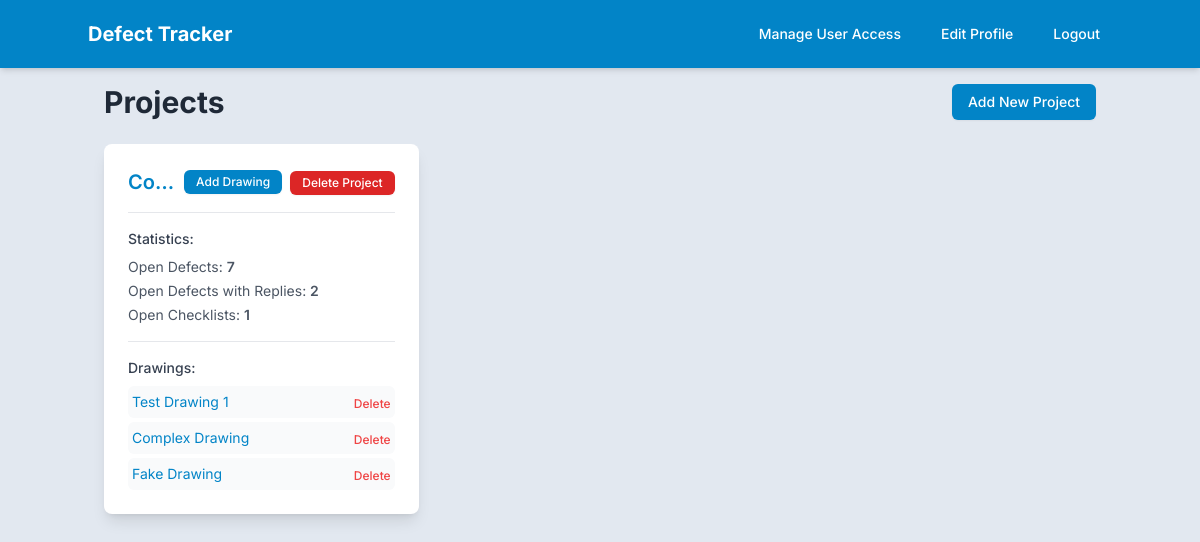
The page / (signed in) on the database its author committed.
### app.py (models this page shows)
class Project(db.Model):
    __tablename__ = 'projects'
    id = db.Column(db.Integer, primary_key=True)
    name = db.Column(db.String(255))
    defects = db.relationship('Defect', back_populates='project', cascade='all, delete-orphan')
    checklists = db.relationship('Checklist', back_populates='project', cascade='all, delete-orphan')
    accesses = db.relationship('ProjectAccess', back_populates='project', cascade='all, delete-orphan')
    drawings = db.relationship('Drawing', back_populates='project', cascade='all, delete-orphan')

class Drawing(db.Model):
    __tablename__ = 'drawings'
    id = db.Column(db.Integer, primary_key=True)
    project_id = db.Column(db.Integer, db.ForeignKey('projects.id'), nullable=False)
    name = db.Column(db.String(255), nullable=False)
    file_path = db.Column(db.String(255), nullable=False)
    created_at = db.Column(db.DateTime, default=datetime.now)
    project = db.relationship('Project', back_populates='drawings')
    markers = db.relationship('DefectMarker', back_populates='drawing', cascade='all, delete-orphan')

### app.py (the view)
@app.route('/')
@login_required
def index():
    project_ids = [access.project_id for access in current_user.projects]
    projects_query = Project.query.filter(Project.id.in_(project_ids))
    projects_data = []
    for project in projects_query.all():
        open_defects_count = Defect.query.filter_by(project_id=project.id, status='open').count()
        count_open_defects_with_other_user_reply = 0
        all_open_defects = Defect.query.filter_by(project_id=project.id, status='open').all()
        for defect in all_open_defects:
            last_comment = Comment.query.filter_by(defect_id=defect.id).order_by(Comment.created_at.desc()).first()
            if last_comment and last_comment.user_id != current_user.id:
                count_open_defects_with_other_user_reply += 1
        open_defects_with_reply_count = count_open_defects_with_other_user_reply
        open_checklists_count = Checklist.query.filter(
            Checklist.project_id == project.id,
            Checklist.items.any(ChecklistItem.is_checked == False)
        ).count()
        projects_data.append({
            'project': project,
            'open_defects_count': open_defects_count,
            'open_defects_with_reply_count': open_defects_with_reply_count,
            'open_checklists_count': open_checklists_count,
        })
    return render_template('project_list.html', projects_data=projects_data)

### app.py (called while the page is built)
@login_manager.user_loader
def load_user(user_id):
    return db.session.get(User, int(user_id))

@app.context_processor
def utility_processor():
    def get_absolute_static_path_for_template(relative_path):
        if not relative_path:
            return None
        if ".." in relative_path:
            logger.warning(f"Potential path traversal attempt in get_absolute_static_path: {relative_path}")
            return None # Or raise an error, or return a placeholder
        absolute_path = os.path.normpath(os.path.join(app.static_folder, relative_path.lstrip('/\\')))
        if os.path.commonprefix([absolute_path, app.static_folder]) != app.static_folder:
            logger.warning(f"Path {absolute_path} resolved outside static folder from relative path {relative_path}")
            return None # Or some placeholder
        return absolute_path
    return dict(get_absolute_static_path=get_absolute_static_path_for_template)

@app.context_processor
def inject_accessible_projects():
    if current_user.is_authenticated:
        accessible_project_objects = []
        project_accesses = ProjectAccess.query.filter_by(user_id=current_user.id).all()
        project_ids = [access.project_id for access in project_accesses]
        if project_ids:
            accessible_project_objects = Project.query.filter(Project.id.in_(project_ids)).order_by(Project.name).all()
        return dict(accessible_projects=accessible_project_objects)
    return dict(accessible_projects=[])

### templates/project_list.html (shortened to what this page needs)
{% extends "layout.html" %}
{% block content %}
    <div class="flex flex-col sm:flex-row justify-between items-center mb-6">
        <h1 class="text-3xl font-bold text-gray-800">Projects</h1>
        <div class="mt-4 sm:mt-0 space-x-0 sm:space-x-2 space-y-2 sm:space-y-0 flex flex-col sm:flex-row">
            <a href="{{ url_for('add_project') }}" class="bg-primary hover:bg-primary-hover text-white px-4 py-2 rounded-md shadow-sm text-sm font-medium text-center">Add New Project</a>
        </div>
    </div>
    {% if projects_data %}
        <div class="grid grid-cols-1 md:grid-cols-2 lg:grid-cols-3 gap-6">
            {% for data_item in projects_data %}
                <div class="bg-white p-6 rounded-lg shadow-lg hover:shadow-xl transition-shadow duration-300">
                    <div class="flex flex-row items-center justify-between mb-4">
                        <a href="{{ url_for('project_detail', project_id=data_item.project.id) }}" class="text-sky-600 hover:text-sky-700 text-xl font-semibold hover:underline mr-2 text-left min-w-0 truncate shrink">{{ data_item.project.name }}</a>
                        <div class="flex flex-row flex-wrap items-center gap-2 shrink-0">
                            <a href="{{ url_for('add_drawing', project_id=data_item.project.id) }}" class="bg-primary hover:bg-primary-hover text-white px-3 py-1 rounded-md text-xs font-medium text-center shadow-sm">Add Drawing</a>
                            <form method="POST" action="{{ url_for('delete_project', project_id=data_item.project.id) }}" class="inline">
                                <button type="submit" class="bg-red-600 hover:bg-red-700 text-white px-3 py-1 rounded-md text-xs font-medium shadow-sm" onclick="return confirm('Are you sure you want to delete this project and all its defects, checklists, and drawings?');">Delete Project</button>
                            </form>
                        </div>
                    </div>
                    <div class="mt-4 border-t border-gray-200 pt-4">
                        <h4 class="text-sm font-medium text-gray-700 mb-2">Statistics:</h4>
                        <ul class="text-sm text-gray-600 space-y-1">
                            <li>Open Defects: <span class="font-semibold">{{ data_item.open_defects_count }}</span></li>
                            <li>Open Defects with Replies: <span class="font-semibold">{{ data_item.open_defects_with_reply_count }}</span></li>
                            <li>Open Checklists: <span class="font-semibold">{{ data_item.open_checklists_count }}</span></li>
                        </ul>
                    </div>
                    {% if data_item.project.drawings and data_item.project.drawings|length > 0 %}
                        <div class="mt-4 border-t border-gray-200 pt-4">
                             <h4 class="text-sm font-medium text-gray-700 mb-2">Drawings:</h4>
                            <div class="space-y-1">
                                {% for drawing in data_item.project.drawings %}
                                    <div class="flex justify-between items-center bg-gray-50 p-1 rounded-md">
                                        <a href="{{ url_for('view_drawing', project_id=data_item.project.id, drawing_id=drawing.id) }}" class="text-sky-600 hover:underline text-sm">{{ drawing.name }}</a>
                                        <form method="POST" action="{{ url_for('delete_drawing', drawing_id=drawing.id) }}" class="inline ml-2">
                                            <button type="submit" class="text-red-500 hover:text-red-700 text-xs font-medium hover:underline" onclick="return confirm('Are you sure you want to delete this drawing?');">Delete</button>
                                        </form>
                                    </div>
                                {% endfor %}
                            </div>
                        </div>
                    {% else %}
                        <p class="text-sm text-gray-500 mt-4">No drawings attached.</p>
                    {% endif %}
                </div>
            {% endfor %}
        </div>
    {% endif %}
{% endblock %}

### templates/layout.html (style rules this page uses)
:root { --color-primary: #0284c7; --color-primary-hover: #0369a1; --color-secondary: #e2e8f0; --color-secondary-text: #1e293b; }
.bg-primary { background-color: var(--color-primary); }
.bg-secondary { background-color: var(--color-secondary); }
.text-secondary-text { color: var(--color-secondary-text); }

### rows shown on the page
Project: project.name "Co…"
Drawing: name "Test Drawing 1"
Drawing: name "Complex Drawing"
Drawing: name "Fake Drawing"

### other values the page prints
{{ data_item.open_defects_count }} "7"
{{ data_item.open_defects_with_reply_count }} "2"
{{ data_item.open_checklists_count }} "1"
